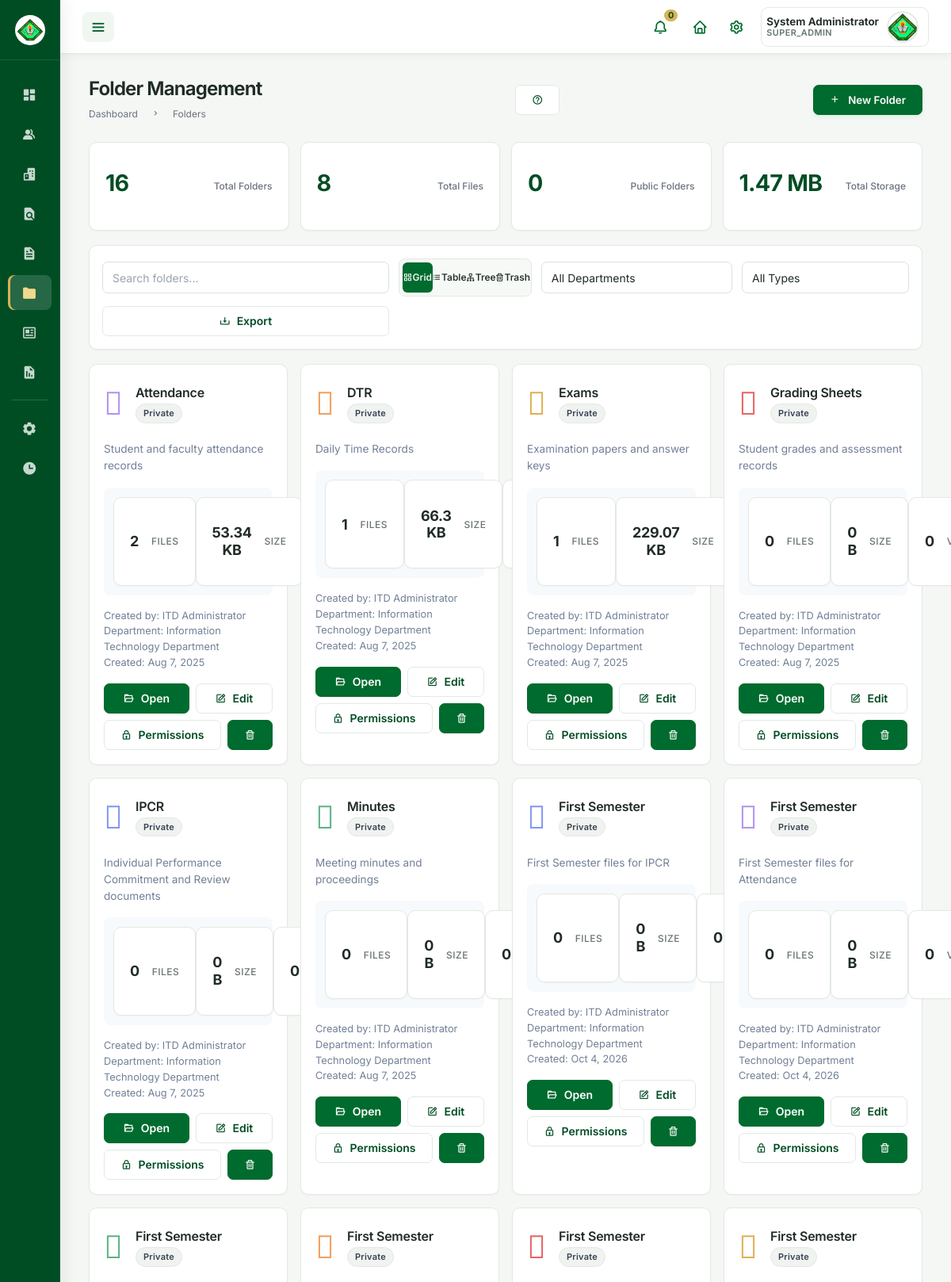
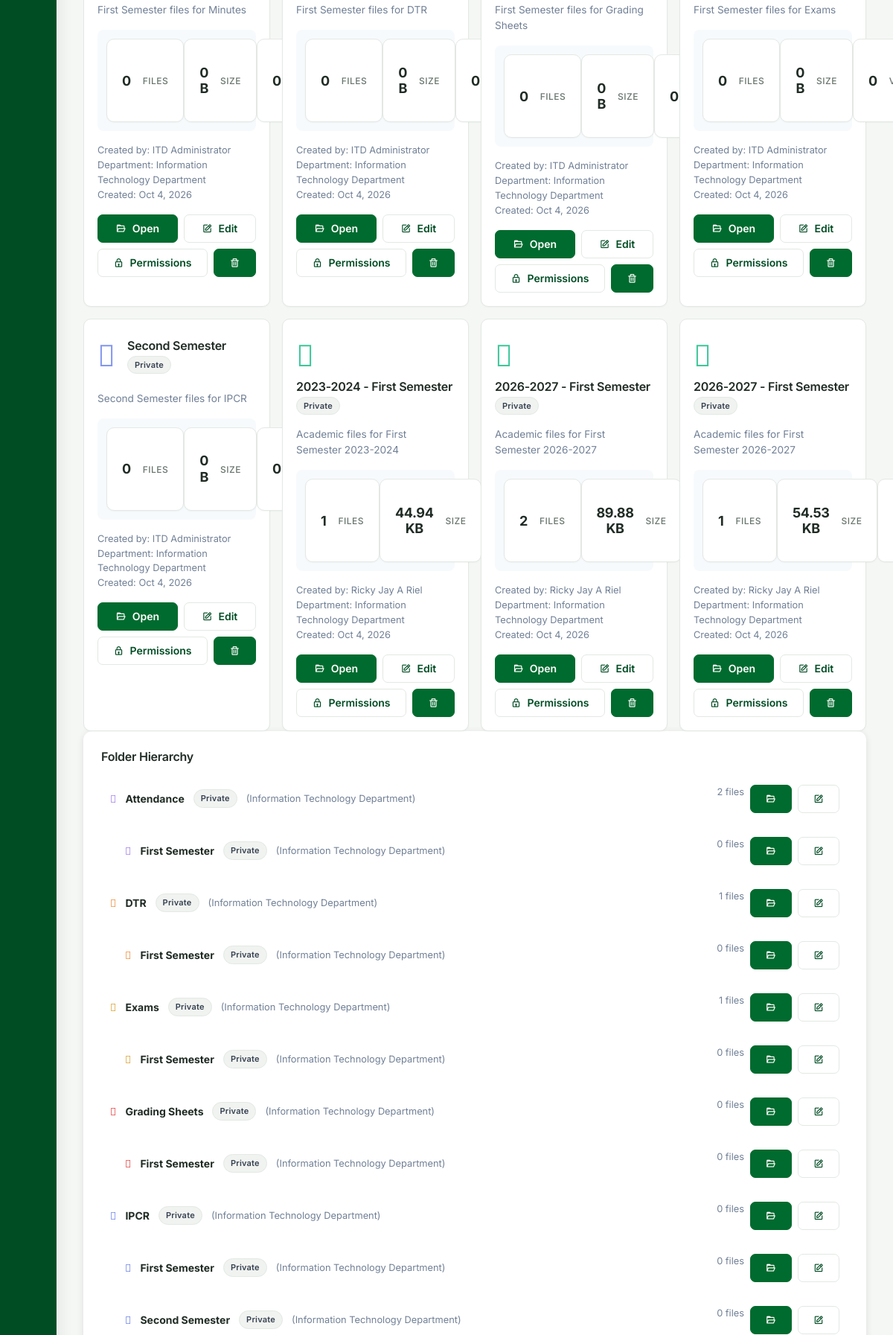
Page /roles/superadmin/folders.php (signed in, upper part) on the committed database (2 pictures, top to bottom).
### tables this page shows
CREATE TABLE `folders` (
  `id` int NOT NULL,
  `folder_name` varchar(100) NOT NULL,
  `description` text,
  `created_by` int NOT NULL,
  `created_at` datetime DEFAULT CURRENT_TIMESTAMP,
  `updated_at` datetime DEFAULT CURRENT_TIMESTAMP ON UPDATE CURRENT_TIMESTAMP,
  `parent_id` int DEFAULT NULL,
  `is_deleted` tinyint(1) NOT NULL DEFAULT '0',
  `deleted_at` datetime DEFAULT NULL,
  `deleted_by` int DEFAULT NULL,
  `department_id` int DEFAULT NULL,
  `folder_path` varchar(500) DEFAULT NULL,
  `folder_level` int DEFAULT '0',
  `is_public` tinyint(1) DEFAULT '0',
  `permissions` longtext,
  `folder_size` bigint DEFAULT '0',
  `file_count` int DEFAULT '0',
  `folder_color` varchar(7) DEFAULT '#667eea',
  `folder_icon` varchar(50) DEFAULT 'fa-folder',
  `category` varchar(50) DEFAULT NULL,
  `folder_type` enum('category','custom','system') NOT NULL DEFAULT 'custom',
  `folder_status` enum('active','archived','hidden') NOT NULL DEFAULT 'active',
  `access_count` int NOT NULL DEFAULT '0',
  `is_favorite` tinyint(1) NOT NULL DEFAULT '0'
);

CREATE TABLE `departments` (
  `id` int NOT NULL,
  `department_code` varchar(10) NOT NULL,
  `department_name` varchar(100) NOT NULL,
  `description` text,
  `head_of_department` varchar(100) DEFAULT NULL,
  `contact_email` varchar(255) DEFAULT NULL,
  `contact_phone` varchar(20) DEFAULT NULL,
  `created_at` datetime DEFAULT CURRENT_TIMESTAMP,
  `updated_at` datetime DEFAULT CURRENT_TIMESTAMP ON UPDATE CURRENT_TIMESTAMP,
  `is_active` tinyint(1) DEFAULT '1'
);

### roles/superadmin/folders.php (the view, shortened to what this page needs)
<?php
require_once '../../includes/auth_check.php';
$folderQuery = "
    SELECT f.*,
           d.department_name, d.department_code,
           creator.username as creator_username,
           CONCAT(creator.name, ' ', IFNULL(creator.mi, ''), ' ', creator.surname) as creator_full_name,
           (SELECT COUNT(*) FROM files WHERE folder_id = f.id AND is_deleted = 0) as file_count,
           (SELECT IFNULL(SUM(file_size), 0) FROM files WHERE folder_id = f.id AND is_deleted = 0) as total_size
    FROM folders f
    LEFT JOIN departments d ON f.department_id = d.id
    LEFT JOIN users creator ON f.created_by = creator.id
    WHERE f.is_deleted = 0
    ORDER BY f.folder_level, f.folder_name
";
$folders = $pdo->query($folderQuery)->fetchAll();
$stats = $pdo->query("
    SELECT
        COUNT(*) as total_folders,
        COUNT(CASE WHEN is_public = 1 THEN 1 END) as public_folders,
        COUNT(CASE WHEN folder_type = 'system' THEN 1 END) as system_folders,
        IFNULL(SUM(folder_size), 0) as total_size,
        (SELECT COUNT(*) FROM files WHERE is_deleted = 0) as total_files
    FROM folders
    WHERE is_deleted = 0
")->fetch();
?>
<!DOCTYPE html>
<html lang="en">
<head>
    <link href='https://unpkg.com/boxicons@2.0.9/css/boxicons.min.css' rel='stylesheet'>
    <link href="https://cdnjs.cloudflare.com/ajax/libs/font-awesome/6.0.0/css/all.min.css" rel="stylesheet">
    <link rel="stylesheet" href="assets/css/base.css?v=<?= time() ?>">
    <link rel="stylesheet" href="assets/css/sidebar.css?v=<?= time() ?>">
    <link rel="stylesheet" href="assets/css/navbar.css?v=<?= time() ?>">
    <?php include __DIR__ . '/../../includes/theme.php'; ?>
    <link rel="stylesheet" href="assets/css/management-pages.css?v=1.0">
</head>
<body class="superadmin-management-page folders-management-page">
    <section id="content">
        <main>
            <div class="head-title">
                <div class="left">
                    <h1>Folder Management</h1>
                    <ul class="breadcrumb">
                        <li><a href="dashboard.php">Dashboard</a></li>
                        <li><i class='bx bx-chevron-right'></i></li>
                        <li class="active">Folders</li>
                    </ul>
                </div>
                <button class="btn-download" onclick="showCreateModal()">
                    <i class='bx bx-plus'></i>
                    <span class="text">New Folder</span>
                </button>
            </div>
            <div class="stats-grid">
                <div class="stat-card">
                    <h3><?= number_format($stats['total_folders']) ?></h3>
                    <p>Total Folders</p>
                </div>
                <div class="stat-card" style="background: linear-gradient(135deg, #48bb78 0%, #38a169 100%);">
                    <h3><?= number_format($stats['total_files']) ?></h3>
                    <p>Total Files</p>
                </div>
                <div class="stat-card" style="background: linear-gradient(135deg, #ed8936 0%, #dd6b20 100%);">
                    <h3><?= number_format($stats['public_folders']) ?></h3>
                    <p>Public Folders</p>
                </div>
                <div class="stat-card" style="background: linear-gradient(135deg, #9f7aea 0%, #805ad5 100%);">
                    <h3><?= formatFileSize($stats['total_size']) ?></h3>
                    <p>Total Storage</p>
                </div>
            </div>
            <div class="controls-bar">
                <div class="search-box">
                    <input type="text" id="searchInput" placeholder="Search folders..." onkeyup="filterFolders()">
                </div>
                <div class="view-toggle">
                    <button class="view-btn active" onclick="setView('grid')" data-view="grid">
                        <i class='bx bx-grid-alt'></i> Grid
                    </button>
                    <button class="view-btn" onclick="setView('table')" data-view="table">
                        <i class='bx bx-list-ul'></i> Table
                    </button>
                    <button class="view-btn" onclick="setView('tree')" data-view="tree">
                        <i class='bx bx-sitemap'></i> Tree
                    </button>
                    <button class="view-btn" onclick="setView('trash')" data-view="trash">
                        <i class='bx bx-trash'></i> Trash
                    </button>
                </div>
                <select id="departmentFilter" onchange="filterFolders()">
                    <option value="">All Departments</option>
                </select>
                <select id="typeFilter" onchange="filterFolders()">
                    <option value="">All Types</option>
                </select>
            </div>
            <div id="gridView" class="grid-view active">
                <div class="folder-grid" id="folderGrid">
                    <?php foreach ($folders as $folder): ?>
                        <div class="folder-card"
                             data-department="<?= $folder['department_id'] ?>"
                             data-type="<?= $folder['folder_type'] ?>"
                             data-name="<?= strtolower($folder['folder_name']) ?>">
                            <div class="folder-header">
                                <i class="<?= $folder['folder_icon'] ?> folder-icon"
                                   style="color: <?= $folder['folder_color'] ?>"></i>
                                <div class="folder-info">
                                    <h3><?= htmlspecialchars($folder['folder_name']) ?></h3>
                                    <div class="folder-meta">
                                        <span class="folder-badge badge-<?= $folder['is_public'] ? 'public' : 'private' ?>">
                                            <?= $folder['is_public'] ? 'Public' : 'Private' ?>
                                        </span>
                                    </div>
                                </div>
                            </div>
                            <?php if ($folder['description']): ?>
                                <p style="font-size: 0.85rem; color: #718096; margin-bottom: 1rem;">
                                    <?= htmlspecialchars($folder['description']) ?>
                                </p>
                            <?php endif; ?>
                            <div class="folder-stats">
                                <div class="stat-item">
                                    <span class="stat-value"><?= $folder['file_count'] ?></span>
                                    <span class="stat-label">Files</span>
                                </div>
                                <div class="stat-item">
                                    <span class="stat-value"><?= formatFileSize($folder['total_size']) ?></span>
                                    <span class="stat-label">Size</span>
                                </div>
                                <div class="stat-item">
                                    <span class="stat-value"><?= $folder['access_count'] ?></span>
                                    <span class="stat-label">Views</span>
                                </div>
                            </div>
                            <div style="font-size: 0.8rem; color: #718096; margin-bottom: 1rem;">
                                <div>Created by: <?= htmlspecialchars($folder['creator_full_name']) ?></div>
                                <div>Department: <?= $folder['department_name'] ?: 'None' ?></div>
                                <div>Created: <?= date('M j, Y', strtotime($folder['created_at'])) ?></div>
                            </div>
                            <div class="folder-actions">
                                <button class="btn-action btn-primary" onclick="viewFolderContents(<?= $folder['id'] ?>)">
                                    <i class='bx bx-folder-open'></i> Open
                                </button>
                                <button class="btn-action btn-secondary" onclick="editFolder(<?= $folder['id'] ?>)">
                                    <i class='bx bx-edit'></i> Edit
                                </button>
                                <button class="btn-action btn-secondary" onclick="manageFolderPermissions(<?= $folder['id'] ?>)">
                                    <i class='bx bx-lock'></i> Permissions
                                </button>
                                <button class="btn-action btn-danger" onclick="deleteFolder(<?= $folder['id'] ?>)">
                                    <i class='bx bx-trash'></i>
                                </button>
                            </div>
                        </div>
                    <?php endforeach; ?>
                </div>
            </div>
            <div id="treeView" class="tree-view">
                <div class="folder-tree">
                    <h3 style="margin-bottom: 1rem;">Folder Hierarchy</h3>
                    <div id="folderTree">
                        <?php
                        function renderFolderTree($folders, $parentId = null, $level = 0) {
                            foreach ($folders as $folder) {
                                if ($folder['parent_id'] == $parentId) {
                                    echo '<div class="tree-item level-' . $level . '" data-folder-id="' . $folder['id'] . '">';
                                    echo '<div style="display: flex; align-items: center; gap: 0.75rem;">';
                                    echo '<i class="' . $folder['folder_icon'] . '" style="color: ' . $folder['folder_color'] . ';"></i>';
                                    echo '<span><strong>' . htmlspecialchars($folder['folder_name']) . '</strong></span>';
                                    echo '<span class="folder-badge badge-' . ($folder['is_public'] ? 'public' : 'private') . '">';
                                    echo $folder['is_public'] ? 'Public' : 'Private';
                                    echo '</span>';
                                    if ($folder['department_name']) {
                                        echo '<span style="font-size: 0.8rem; color: #718096;">(' . $folder['department_name'] . ')</span>';
                                    }
                                    echo '</div>';
                                    echo '<div style="display: flex; gap: 0.5rem;">';
                                    echo '<span style="font-size: 0.8rem; color: #718096;">' . $folder['file_count'] . ' files</span>';
                                    echo '<button class="btn-action btn-primary" onclick="viewFolderContents(' . $folder['id'] . ')"><i class="bx bx-folder-open"></i></button>';
                                    echo '<button class="btn-action btn-secondary" onclick="editFolder(' . $folder['id'] . ')"><i class="bx bx-edit"></i></button>';
                                    echo '</div>';
                                    echo '</div>';
                                }
                            }
                        }
                        renderFolderTree($folders);
                        ?>
                    </div>
                </div>
            </div>
        </main>
    </section>
</body>
</html>
<?php
function formatFileSize($bytes) {
    if ($bytes == 0) return '0 B';
    $units = ['B', 'KB', 'MB', 'GB', 'TB'];
    $exp = floor(log($bytes) / log(1024));
    return round($bytes / pow(1024, $exp), 2) . ' ' . $units[$exp];
}
?>

### rows in the picture
folders: folder_name "Attendance", is_public "Private", description "Student and faculty attendance records", file_count "2", total_size "53.34 KB", creator_full_name "ITD Administrator", department.department_name "Information Technology Department", created_at "Aug 7, 2025"
folders: folder_name "DTR", is_public "Private", description "Daily Time Records", file_count "1", total_size "66.3 KB", creator_full_name "ITD Administrator", department.department_name "Information Technology Department", created_at "Aug 7, 2025"
folders: folder_name "Exams", is_public "Private", description "Examination papers and answer keys", file_count "1", total_size "229.07 KB", creator_full_name "ITD Administrator", department.department_name "Information Technology Department", created_at "Aug 7, 2025"
folders: folder_name "Grading Sheets", is_public "Private", description "Student grades and assessment records", file_count "0", total_size "0 B", access_count "0", creator_full_name "ITD Administrator", department.department_name "Information Technology Department", created_at "Aug 7, 2025"
folders: folder_name "IPCR", is_public "Private", description "Individual Performance Commitment and Review documents", file_count "0", total_size "0 B", access_count "0", creator_full_name "ITD Administrator", department.department_name "Information Technology Department", created_at "Aug 7, 2025"
folders: folder_name "Minutes", is_public "Private", description "Meeting minutes and proceedings", file_count "0", total_size "0 B", access_count "0", creator_full_name "ITD Administrator", department.department_name "Information Technology Department", created_at "Aug 7, 2025"
folders: folder_name "First Semester", is_public "Private", description "First Semester files for IPCR", file_count "0", total_size "0 B", access_count "0", creator_full_name "ITD Administrator", department.department_name "Information Technology Department", created_at "Oct 4, 2026"
folders: folder_name "First Semester", is_public "Private", description "First Semester files for Attendance", file_count "0", total_size "0 B", access_count "0", creator_full_name "ITD Administrator", department.department_name "Information Technology Department", created_at "Oct 4, 2026"
folders: folder_name "First Semester", is_public "Private", description "First Semester files for Minutes", file_count "0", total_size "0 B", access_count "0", creator_full_name "ITD Administrator", department.department_name "Information Technology Department", created_at "Oct 4, 2026"
folders: folder_name "First Semester", is_public "Private", description "First Semester files for DTR", file_count "0", total_size "0 B", access_count "0", creator_full_name "ITD Administrator", department.department_name "Information Technology Department", created_at "Oct 4, 2026"
folders: folder_name "First Semester", is_public "Private", description "First Semester files for Grading Sheets", file_count "0", total_size "0 B", access_count "0", creator_full_name "ITD Administrator", department.department_name "Information Technology Department", created_at "Oct 4, 2026"
folders: folder_name "First Semester", is_public "Private", description "First Semester files for Exams", file_count "0", total_size "0 B", access_count "0", creator_full_name "ITD Administrator", department.department_name "Information Technology Department", created_at "Oct 4, 2026"
folders: folder_name "Second Semester", is_public "Private", description "Second Semester files for IPCR", file_count "0", total_size "0 B", access_count "0", creator_full_name "ITD Administrator", department.department_name "Information Technology Department", created_at "Oct 4, 2026"
folders: folder_name "2023-2024 - First Semester", is_public "Private", description "Academic files for First Semester 2023-2024", file_count "1", total_size "44.94 KB", creator_full_name "Ricky Jay A Riel", department.department_name "Information Technology Department", created_at "Oct 4, 2026"
folders: folder_name "2026-2027 - First Semester", is_public "Private", description "Academic files for First Semester 2026-2027", file_count "2", total_size "89.88 KB", creator_full_name "Ricky Jay A Riel", department.department_name "Information Technology Department", created_at "Oct 4, 2026"
folders: folder_name "2026-2027 - First Semester", is_public "Private", description "Academic files for First Semester 2026-2027", file_count "1", total_size "54.53 KB", creator_full_name "Ricky Jay A Riel", department.department_name "Information Technology Department", created_at "Oct 4, 2026"

### other values in the picture
$stats['total_folders'] "16"
$stats['total_files'] "8"
$stats['public_folders'] "0"
formatFileSize($stats['total_size']) "1.47 MB"
